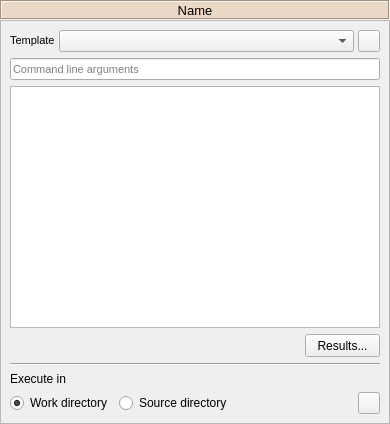
<?xml version="1.0" encoding="UTF-8"?>
<!--
######################################################################################################################
# Copyright (C) 2017 - 2019 Spine project consortium
# This file is part of Spine Toolbox.
# Spine Toolbox is free software: you can redistribute it and/or modify it under the terms of the GNU Lesser General
# Public License as published by the Free Software Foundation, either version 3 of the License, or (at your option)
# any later version. This program is distributed in the hope that it will be useful, but WITHOUT ANY WARRANTY;
# without even the implied warranty of MERCHANTABILITY or FITNESS FOR A PARTICULAR PURPOSE. See the GNU Lesser General
# Public License for more details. You should have received a copy of the GNU Lesser General Public License along with
# this program. If not, see <http://www.gnu.org/licenses/>.
######################################################################################################################
-->
<ui version="4.0">
 <class>Form</class>
 <widget class="QWidget" name="Form">
  <property name="geometry">
   <rect>
    <x>0</x>
    <y>0</y>
    <width>390</width>
    <height>424</height>
   </rect>
  </property>
  <property name="windowTitle">
   <string>Form</string>
  </property>
  <layout class="QVBoxLayout" name="verticalLayout">
   <property name="spacing">
    <number>0</number>
   </property>
   <property name="leftMargin">
    <number>0</number>
   </property>
   <property name="topMargin">
    <number>0</number>
   </property>
   <property name="rightMargin">
    <number>0</number>
   </property>
   <property name="bottomMargin">
    <number>0</number>
   </property>
   <item>
    <widget class="QLabel" name="label_tool_name">
     <property name="enabled">
      <bool>true</bool>
     </property>
     <property name="sizePolicy">
      <sizepolicy hsizetype="Preferred" vsizetype="Fixed">
       <horstretch>0</horstretch>
       <verstretch>0</verstretch>
      </sizepolicy>
     </property>
     <property name="minimumSize">
      <size>
       <width>0</width>
       <height>20</height>
      </size>
     </property>
     <property name="maximumSize">
      <size>
       <width>16777215</width>
       <height>20</height>
      </size>
     </property>
     <property name="font">
      <font>
       <pointsize>10</pointsize>
       <weight>50</weight>
       <bold>false</bold>
      </font>
     </property>
     <property name="styleSheet">
      <string notr="true">background-color: #ecd8c6;</string>
     </property>
     <property name="frameShape">
      <enum>QFrame::Box</enum>
     </property>
     <property name="frameShadow">
      <enum>QFrame::Sunken</enum>
     </property>
     <property name="text">
      <string>Name</string>
     </property>
     <property name="alignment">
      <set>Qt::AlignCenter</set>
     </property>
     <property name="wordWrap">
      <bool>true</bool>
     </property>
    </widget>
   </item>
   <item>
    <widget class="QScrollArea" name="scrollArea_3">
     <property name="widgetResizable">
      <bool>true</bool>
     </property>
     <widget class="QWidget" name="scrollAreaWidgetContents_3">
      <property name="geometry">
       <rect>
        <x>0</x>
        <y>0</y>
        <width>388</width>
        <height>402</height>
       </rect>
      </property>
      <layout class="QVBoxLayout" name="verticalLayout_17">
       <item>
        <layout class="QHBoxLayout" name="horizontalLayout_9">
         <property name="spacing">
          <number>4</number>
         </property>
         <item>
          <widget class="QLabel" name="label_tool_template">
           <property name="sizePolicy">
            <sizepolicy hsizetype="Fixed" vsizetype="Fixed">
             <horstretch>0</horstretch>
             <verstretch>0</verstretch>
            </sizepolicy>
           </property>
           <property name="maximumSize">
            <size>
             <width>16777215</width>
             <height>16777215</height>
            </size>
           </property>
           <property name="font">
            <font>
             <pointsize>8</pointsize>
            </font>
           </property>
           <property name="text">
            <string>Template</string>
           </property>
          </widget>
         </item>
         <item>
          <widget class="QComboBox" name="comboBox_tool">
           <property name="sizePolicy">
            <sizepolicy hsizetype="Expanding" vsizetype="Fixed">
             <horstretch>0</horstretch>
             <verstretch>0</verstretch>
            </sizepolicy>
           </property>
           <property name="toolTip">
            <string>&lt;html&gt;&lt;head/&gt;&lt;body&gt;&lt;p&gt;Tool template for this Tool&lt;/p&gt;&lt;/body&gt;&lt;/html&gt;</string>
           </property>
          </widget>
         </item>
         <item>
          <widget class="QToolButton" name="toolButton_tool_template">
           <property name="minimumSize">
            <size>
             <width>22</width>
             <height>22</height>
            </size>
           </property>
           <property name="maximumSize">
            <size>
             <width>22</width>
             <height>22</height>
            </size>
           </property>
           <property name="toolTip">
            <string>&lt;html&gt;&lt;head/&gt;&lt;body&gt;&lt;p&gt;Tool template options.&lt;/p&gt;&lt;/body&gt;&lt;/html&gt;</string>
           </property>
           <property name="icon">
            <iconset resource="../../../../spinetoolbox/ui/resources/resources_icons.qrc">
             <normaloff>:/icons/wrench.svg</normaloff>:/icons/wrench.svg</iconset>
           </property>
           <property name="iconSize">
            <size>
             <width>16</width>
             <height>16</height>
            </size>
           </property>
           <property name="popupMode">
            <enum>QToolButton::InstantPopup</enum>
           </property>
          </widget>
         </item>
        </layout>
       </item>
       <item>
        <widget class="QLineEdit" name="lineEdit_tool_args">
         <property name="enabled">
          <bool>true</bool>
         </property>
         <property name="font">
          <font>
           <pointsize>8</pointsize>
          </font>
         </property>
         <property name="cursor">
          <cursorShape>ArrowCursor</cursorShape>
         </property>
         <property name="focusPolicy">
          <enum>Qt::NoFocus</enum>
         </property>
         <property name="toolTip">
          <string>&lt;html&gt;&lt;head/&gt;&lt;body&gt;&lt;p&gt;Command line arguments used when starting the main program. Edit Tool template to modify these.&lt;/p&gt;&lt;/body&gt;&lt;/html&gt;</string>
         </property>
         <property name="readOnly">
          <bool>true</bool>
         </property>
         <property name="placeholderText">
          <string>Command line arguments</string>
         </property>
        </widget>
       </item>
       <item>
        <widget class="QTreeView" name="treeView_template">
         <property name="contextMenuPolicy">
          <enum>Qt::CustomContextMenu</enum>
         </property>
         <property name="indentation">
          <number>20</number>
         </property>
         <property name="uniformRowHeights">
          <bool>true</bool>
         </property>
         <property name="animated">
          <bool>true</bool>
         </property>
        </widget>
       </item>
       <item>
        <layout class="QHBoxLayout" name="horizontalLayout_11">
         <property name="spacing">
          <number>6</number>
         </property>
         <item>
          <spacer name="horizontalSpacer_6">
           <property name="orientation">
            <enum>Qt::Horizontal</enum>
           </property>
           <property name="sizeHint" stdset="0">
            <size>
             <width>40</width>
             <height>20</height>
            </size>
           </property>
          </spacer>
         </item>
         <item>
          <widget class="QPushButton" name="pushButton_tool_results">
           <property name="sizePolicy">
            <sizepolicy hsizetype="MinimumExpanding" vsizetype="Fixed">
             <horstretch>0</horstretch>
             <verstretch>0</verstretch>
            </sizepolicy>
           </property>
           <property name="minimumSize">
            <size>
             <width>75</width>
             <height>23</height>
            </size>
           </property>
           <property name="maximumSize">
            <size>
             <width>75</width>
             <height>23</height>
            </size>
           </property>
           <property name="toolTip">
            <string>&lt;html&gt;&lt;head/&gt;&lt;body&gt;&lt;p&gt;Open results archive in file browser&lt;/p&gt;&lt;/body&gt;&lt;/html&gt;</string>
           </property>
           <property name="text">
            <string>Results...</string>
           </property>
          </widget>
         </item>
        </layout>
       </item>
       <item>
        <widget class="Line" name="line_4">
         <property name="orientation">
          <enum>Qt::Horizontal</enum>
         </property>
        </widget>
       </item>
       <item>
        <widget class="QLabel" name="label_2">
         <property name="text">
          <string>Execute in</string>
         </property>
        </widget>
       </item>
       <item>
        <layout class="QHBoxLayout" name="horizontalLayout_15" stretch="0,0,0,0">
         <item>
          <widget class="QRadioButton" name="radioButton_execute_in_work">
           <property name="text">
            <string>Work directory</string>
           </property>
           <property name="checked">
            <bool>true</bool>
           </property>
          </widget>
         </item>
         <item>
          <widget class="QRadioButton" name="radioButton_execute_in_source">
           <property name="text">
            <string>Source directory</string>
           </property>
          </widget>
         </item>
         <item>
          <spacer name="horizontalSpacer_8">
           <property name="orientation">
            <enum>Qt::Horizontal</enum>
           </property>
           <property name="sizeHint" stdset="0">
            <size>
             <width>40</width>
             <height>20</height>
            </size>
           </property>
          </spacer>
         </item>
         <item>
          <widget class="QToolButton" name="toolButton_tool_open_dir">
           <property name="minimumSize">
            <size>
             <width>22</width>
             <height>22</height>
            </size>
           </property>
           <property name="maximumSize">
            <size>
             <width>22</width>
             <height>22</height>
            </size>
           </property>
           <property name="toolTip">
            <string>&lt;html&gt;&lt;head/&gt;&lt;body&gt;&lt;p&gt;Open this Tool's project directory in file browser&lt;/p&gt;&lt;/body&gt;&lt;/html&gt;</string>
           </property>
           <property name="icon">
            <iconset resource="../../../../spinetoolbox/ui/resources/resources_icons.qrc">
             <normaloff>:/icons/menu_icons/folder-open-solid.svg</normaloff>:/icons/menu_icons/folder-open-solid.svg</iconset>
           </property>
          </widget>
         </item>
        </layout>
       </item>
      </layout>
     </widget>
    </widget>
   </item>
  </layout>
 </widget>
 <resources>
  <include location="../../../../spinetoolbox/ui/resources/resources_icons.qrc"/>
 </resources>
 <connections/>
</ui>
